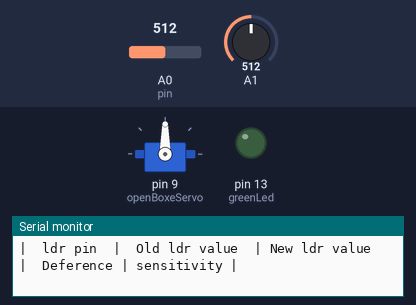
This sketch was run on a simulated Arduino Uno, built with avr-gcc and run on an emulated ATmega328P. Shown: servo, output pins drawn as LEDs (lit = HIGH), the last lines printed to the serial monitor. The test bench sets the inputs (shaded band); at power-on: A0 (pin) = 512, A1 = 512.

Above: at 0.1 s.
At 4.0 s:
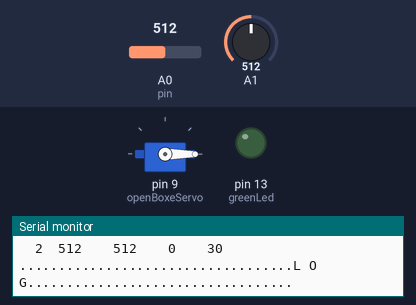
4.1 s: A0 (pin) set to 493
7.1 s: A1 set to 498
10.1 s: A1 set to 716
At 10.8 s:
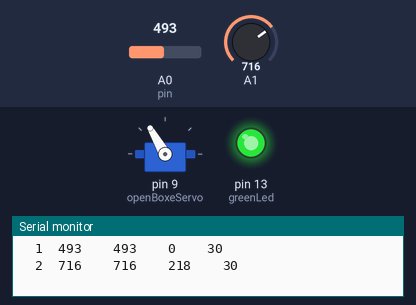
11.7 s: A1 set to 735
14.7 s: A1 set to 753
Timing chart, 0 to 17.7 s (numbered marks = the images above; inputs shaded):
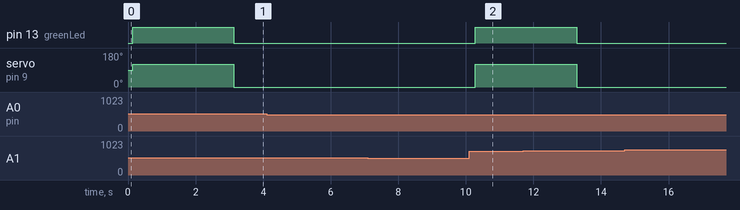

Measured:
- after the input at 10.1 s, pin 13 (greenLed): LOW → HIGH after 0.18 s; servo on pin 9 (openBoxeServo): 0° → 120° after 0.18 s

The sketch:

Trush_project.ino
```cpp
#include <Servo.h>

struct ldr
{
  char  pin;
  int   oldValue;
  int   newValue;
  int   deference;
};

ldr ldr1;
ldr ldr2;
boolean night;
boolean firstCall;
int greenLed = 13;
int sensitivity;
Servo openBoxeServo;

void setup() {
  // put your setup code here, to run once:
  pinMode(greenLed, OUTPUT);
  openBoxeServo.attach(9);
  Serial.begin(9600);
}

void loop() {
  //fill the pin variable value withe the corespendent analog pin in the arduino board
  ldr1.pin = A0;
  ldr2.pin = A1;
  //read the value of the analog
  ldr1.newValue = analogRead(ldr1.pin);
  ldr2.newValue = analogRead(ldr2.pin);
  //configure day or night mode
  dayOrNight(ldr1, ldr2);
  //if open the boxw fct returne true then light the led and turne the servo for open the box
  //else turne of the led if its ON

  if (openTheBoxe())
  {
    digitalWrite(greenLed, HIGH);
    openBoxeServo.write(120);
    delay(3000);
    digitalWrite(greenLed, LOW);
    openBoxeServo.write(0);
  }
  else
  {
    digitalWrite(greenLed, LOW);
    openBoxeServo.write(0);
  }
  delay(100);
}

boolean openTheBoxe()
{
  //calculate the deference of light in a T time between tow states
  ldr1.deference = ldr1.newValue - ldr1.oldValue;
  ldr2.deference = ldr2.newValue - ldr2.oldValue;

  //pute the new value of light as an old value for the next calcuation of deference
  ldr1.oldValue = ldr1.newValue;
  ldr2.oldValue = ldr2.newValue;

  //change the sensitivity between day and night mesurment
  if (night)
    sensitivity = 30;
   else
    sensitivity = 50;

  //print the sensores data in the serial monitor
  printLog(ldr1, ldr2, sensitivity);

  //decide to open the boxe or not
  if (ldr1.deference > sensitivity || ldr2.deference > sensitivity)
    return (true);
  else
     return (false);
}

void dayOrNight(ldr ldr1, ldr ldr2)
{
  if (ldr1.newValue > 800 && ldr2.newValue > 800)
    night = false;
   else
    night = true;
}

void printLog(ldr ldr1, ldr ldr2, int sensitivity)
{
  Serial.println("...................................L O G..................................");
  Serial.println("|  ldr pin  |  Old ldr value  | New ldr value |  Deference | sensitivity |");
  Serial.print("\t");
  Serial.print((int)ldr1.pin - 13);
  Serial.print("\t");
  Serial.print(ldr1.oldValue);
  Serial.print("\t\t");
  Serial.print(ldr1.newValue);
  Serial.print("\t\t");
  Serial.print(ldr1.deference);
  Serial.print("\t\t");
  Serial.print(sensitivity);
  Serial.print("\n");
  Serial.print("\t");
  Serial.print((int)ldr2.pin - 13);
  Serial.print("\t");
  Serial.print(ldr2.oldValue);
  Serial.print("\t\t");
  Serial.print(ldr2.newValue);
  Serial.print("\t\t");
  Serial.print(ldr2.deference);
  Serial.print("\t\t");
  Serial.print(sensitivity);
  Serial.print("\n");
}
```
